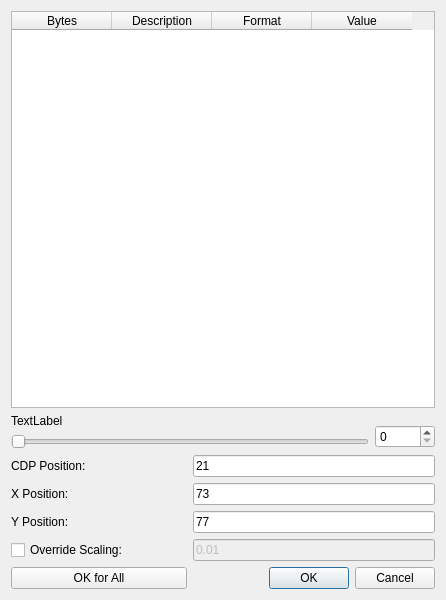
<?xml version="1.0" encoding="UTF-8"?>
<ui version="4.0">
 <class>CXDlgSEGYTraceHeader</class>
 <widget class="QDialog" name="CXDlgSEGYTraceHeader">
  <property name="geometry">
   <rect>
    <x>0</x>
    <y>0</y>
    <width>446</width>
    <height>600</height>
   </rect>
  </property>
  <property name="windowTitle">
   <string>CXDlgSEGYTraceHeader</string>
  </property>
  <layout class="QGridLayout" name="gridLayout">
   <item row="0" column="0" colspan="3">
    <widget class="CXTableForLoadSegy" name="tableWidget">
     <column>
      <property name="text">
       <string>Bytes</string>
      </property>
     </column>
     <column>
      <property name="text">
       <string>Description</string>
      </property>
     </column>
     <column>
      <property name="text">
       <string>Format</string>
      </property>
     </column>
     <column>
      <property name="text">
       <string>Value</string>
      </property>
     </column>
    </widget>
   </item>
   <item row="2" column="2" rowspan="2">
    <widget class="QSpinBox" name="spinBox">
     <property name="minimumSize">
      <size>
       <width>60</width>
       <height>0</height>
      </size>
     </property>
     <property name="maximumSize">
      <size>
       <width>60</width>
       <height>16777215</height>
      </size>
     </property>
    </widget>
   </item>
   <item row="3" column="0" colspan="2">
    <widget class="QSlider" name="horizontalSlider">
     <property name="orientation">
      <enum>Qt::Horizontal</enum>
     </property>
    </widget>
   </item>
   <item row="4" column="0">
    <widget class="QLabel" name="label">
     <property name="text">
      <string>CDP Position:</string>
     </property>
    </widget>
   </item>
   <item row="4" column="1" colspan="2">
    <widget class="QLineEdit" name="lineEditCDP">
     <property name="text">
      <string>21</string>
     </property>
    </widget>
   </item>
   <item row="5" column="0">
    <widget class="QLabel" name="label_2">
     <property name="text">
      <string>X Position:</string>
     </property>
    </widget>
   </item>
   <item row="5" column="1" colspan="2">
    <widget class="QLineEdit" name="lineEditX">
     <property name="text">
      <string>73</string>
     </property>
    </widget>
   </item>
   <item row="6" column="0">
    <widget class="QLabel" name="label_3">
     <property name="text">
      <string>Y Position:</string>
     </property>
    </widget>
   </item>
   <item row="6" column="1" colspan="2">
    <widget class="QLineEdit" name="lineEditY">
     <property name="text">
      <string>77</string>
     </property>
    </widget>
   </item>
   <item row="7" column="0">
    <widget class="QCheckBox" name="checkBox">
     <property name="text">
      <string>Override Scaling:</string>
     </property>
    </widget>
   </item>
   <item row="7" column="1" colspan="2">
    <widget class="QLineEdit" name="lineEditScale">
     <property name="enabled">
      <bool>false</bool>
     </property>
     <property name="text">
      <string>0.01</string>
     </property>
    </widget>
   </item>
   <item row="8" column="1" colspan="2">
    <widget class="QDialogButtonBox" name="buttonBox">
     <property name="standardButtons">
      <set>QDialogButtonBox::Cancel|QDialogButtonBox::Ok</set>
     </property>
    </widget>
   </item>
   <item row="8" column="0">
    <widget class="QPushButton" name="pushButton">
     <property name="text">
      <string>OK for All</string>
     </property>
    </widget>
   </item>
   <item row="1" column="0" rowspan="2" colspan="2">
    <widget class="QLabel" name="labelTrace">
     <property name="text">
      <string>TextLabel</string>
     </property>
    </widget>
   </item>
  </layout>
 </widget>
 <layoutdefault spacing="6" margin="11"/>
 <customwidgets>
  <customwidget>
   <class>CXTableForLoadSegy</class>
   <extends>QTableWidget</extends>
   <header>xtableforascii.h</header>
  </customwidget>
 </customwidgets>
 <resources/>
 <connections/>
</ui>
